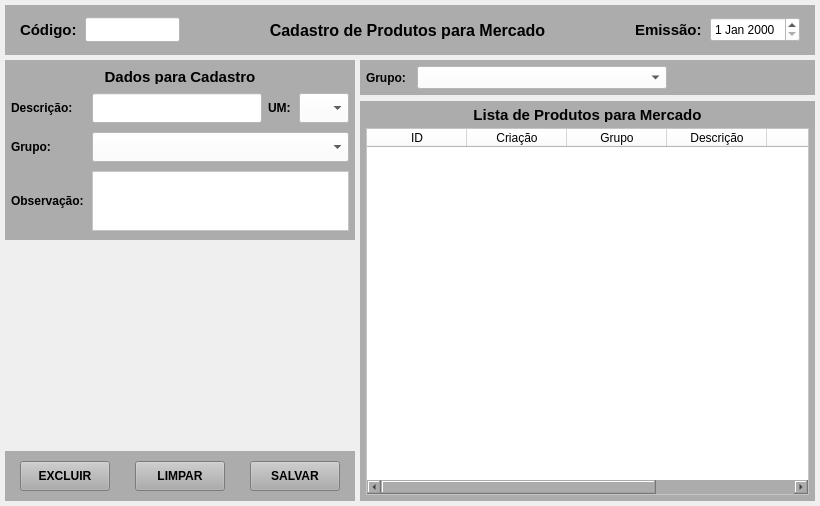
<?xml version="1.0" encoding="UTF-8"?>
<ui version="4.0">
 <class>MainWindow</class>
 <widget class="QMainWindow" name="MainWindow">
  <property name="geometry">
   <rect>
    <x>0</x>
    <y>0</y>
    <width>820</width>
    <height>506</height>
   </rect>
  </property>
  <property name="windowTitle">
   <string>Cadastro de Produtos para Mercado</string>
  </property>
  <widget class="QWidget" name="centralwidget">
   <layout class="QVBoxLayout" name="verticalLayout">
    <property name="spacing">
     <number>5</number>
    </property>
    <property name="leftMargin">
     <number>5</number>
    </property>
    <property name="topMargin">
     <number>5</number>
    </property>
    <property name="rightMargin">
     <number>5</number>
    </property>
    <property name="bottomMargin">
     <number>5</number>
    </property>
    <item>
     <widget class="QWidget" name="widget" native="true">
      <property name="minimumSize">
       <size>
        <width>0</width>
        <height>50</height>
       </size>
      </property>
      <property name="maximumSize">
       <size>
        <width>16777215</width>
        <height>50</height>
       </size>
      </property>
      <property name="styleSheet">
       <string notr="true">background-color: rgb(172, 172, 172);</string>
      </property>
      <layout class="QHBoxLayout" name="horizontalLayout">
       <property name="spacing">
        <number>5</number>
       </property>
       <property name="leftMargin">
        <number>15</number>
       </property>
       <property name="topMargin">
        <number>5</number>
       </property>
       <property name="rightMargin">
        <number>15</number>
       </property>
       <property name="bottomMargin">
        <number>5</number>
       </property>
       <item>
        <widget class="QLabel" name="label_4">
         <property name="minimumSize">
          <size>
           <width>60</width>
           <height>0</height>
          </size>
         </property>
         <property name="maximumSize">
          <size>
           <width>60</width>
           <height>16777215</height>
          </size>
         </property>
         <property name="font">
          <font>
           <pointsize>11</pointsize>
           <weight>75</weight>
           <bold>true</bold>
          </font>
         </property>
         <property name="text">
          <string>Código:</string>
         </property>
         <property name="alignment">
          <set>Qt::AlignLeading|Qt::AlignLeft|Qt::AlignVCenter</set>
         </property>
        </widget>
       </item>
       <item>
        <widget class="QLineEdit" name="line_Num">
         <property name="sizePolicy">
          <sizepolicy hsizetype="Preferred" vsizetype="Preferred">
           <horstretch>0</horstretch>
           <verstretch>0</verstretch>
          </sizepolicy>
         </property>
         <property name="minimumSize">
          <size>
           <width>95</width>
           <height>25</height>
          </size>
         </property>
         <property name="maximumSize">
          <size>
           <width>95</width>
           <height>25</height>
          </size>
         </property>
         <property name="font">
          <font>
           <pointsize>9</pointsize>
          </font>
         </property>
         <property name="styleSheet">
          <string notr="true">background-color: rgb(255, 255, 255);</string>
         </property>
         <property name="inputMask">
          <string/>
         </property>
         <property name="text">
          <string/>
         </property>
         <property name="frame">
          <bool>true</bool>
         </property>
         <property name="echoMode">
          <enum>QLineEdit::Normal</enum>
         </property>
         <property name="alignment">
          <set>Qt::AlignCenter</set>
         </property>
         <property name="dragEnabled">
          <bool>false</bool>
         </property>
         <property name="placeholderText">
          <string/>
         </property>
        </widget>
       </item>
       <item>
        <widget class="QLabel" name="label_titulo">
         <property name="font">
          <font>
           <pointsize>12</pointsize>
           <weight>75</weight>
           <bold>true</bold>
          </font>
         </property>
         <property name="text">
          <string>Cadastro de Produtos para Mercado</string>
         </property>
         <property name="alignment">
          <set>Qt::AlignCenter</set>
         </property>
        </widget>
       </item>
       <item>
        <widget class="QLabel" name="label">
         <property name="minimumSize">
          <size>
           <width>70</width>
           <height>0</height>
          </size>
         </property>
         <property name="maximumSize">
          <size>
           <width>70</width>
           <height>16777215</height>
          </size>
         </property>
         <property name="font">
          <font>
           <pointsize>11</pointsize>
           <weight>75</weight>
           <bold>true</bold>
          </font>
         </property>
         <property name="text">
          <string>Emissão:</string>
         </property>
        </widget>
       </item>
       <item>
        <widget class="QDateEdit" name="date_Emissao">
         <property name="sizePolicy">
          <sizepolicy hsizetype="Preferred" vsizetype="Preferred">
           <horstretch>0</horstretch>
           <verstretch>0</verstretch>
          </sizepolicy>
         </property>
         <property name="minimumSize">
          <size>
           <width>90</width>
           <height>25</height>
          </size>
         </property>
         <property name="maximumSize">
          <size>
           <width>90</width>
           <height>25</height>
          </size>
         </property>
         <property name="font">
          <font>
           <pointsize>9</pointsize>
           <weight>50</weight>
           <bold>false</bold>
          </font>
         </property>
         <property name="styleSheet">
          <string notr="true">background-color: rgb(255, 255, 255);</string>
         </property>
        </widget>
       </item>
      </layout>
     </widget>
    </item>
    <item>
     <widget class="QWidget" name="widget_2" native="true">
      <layout class="QGridLayout" name="gridLayout" columnstretch="0,0">
       <property name="leftMargin">
        <number>0</number>
       </property>
       <property name="topMargin">
        <number>0</number>
       </property>
       <property name="rightMargin">
        <number>0</number>
       </property>
       <property name="bottomMargin">
        <number>0</number>
       </property>
       <property name="spacing">
        <number>5</number>
       </property>
       <item row="0" column="0">
        <widget class="QWidget" name="widget_3" native="true">
         <property name="minimumSize">
          <size>
           <width>350</width>
           <height>0</height>
          </size>
         </property>
         <property name="maximumSize">
          <size>
           <width>350</width>
           <height>16777215</height>
          </size>
         </property>
         <layout class="QGridLayout" name="gridLayout_2">
          <property name="leftMargin">
           <number>0</number>
          </property>
          <property name="topMargin">
           <number>0</number>
          </property>
          <property name="rightMargin">
           <number>0</number>
          </property>
          <property name="bottomMargin">
           <number>0</number>
          </property>
          <property name="horizontalSpacing">
           <number>0</number>
          </property>
          <property name="verticalSpacing">
           <number>5</number>
          </property>
          <item row="2" column="0">
           <widget class="QWidget" name="widget_6" native="true">
            <property name="minimumSize">
             <size>
              <width>0</width>
              <height>50</height>
             </size>
            </property>
            <property name="maximumSize">
             <size>
              <width>16777215</width>
              <height>50</height>
             </size>
            </property>
            <property name="styleSheet">
             <string notr="true">background-color: rgb(172, 172, 172);</string>
            </property>
            <layout class="QHBoxLayout" name="horizontalLayout_2">
             <property name="spacing">
              <number>5</number>
             </property>
             <property name="leftMargin">
              <number>15</number>
             </property>
             <property name="topMargin">
              <number>5</number>
             </property>
             <property name="rightMargin">
              <number>15</number>
             </property>
             <property name="bottomMargin">
              <number>5</number>
             </property>
             <item>
              <widget class="QPushButton" name="btn_Excluir">
               <property name="sizePolicy">
                <sizepolicy hsizetype="Preferred" vsizetype="Preferred">
                 <horstretch>0</horstretch>
                 <verstretch>0</verstretch>
                </sizepolicy>
               </property>
               <property name="minimumSize">
                <size>
                 <width>90</width>
                 <height>30</height>
                </size>
               </property>
               <property name="maximumSize">
                <size>
                 <width>90</width>
                 <height>30</height>
                </size>
               </property>
               <property name="font">
                <font>
                 <pointsize>9</pointsize>
                 <weight>75</weight>
                 <bold>true</bold>
                </font>
               </property>
               <property name="cursor">
                <cursorShape>PointingHandCursor</cursorShape>
               </property>
               <property name="text">
                <string>EXCLUIR</string>
               </property>
              </widget>
             </item>
             <item>
              <widget class="QLabel" name="label_2">
               <property name="text">
                <string/>
               </property>
              </widget>
             </item>
             <item>
              <widget class="QPushButton" name="btn_Limpar">
               <property name="sizePolicy">
                <sizepolicy hsizetype="Preferred" vsizetype="Preferred">
                 <horstretch>0</horstretch>
                 <verstretch>0</verstretch>
                </sizepolicy>
               </property>
               <property name="minimumSize">
                <size>
                 <width>90</width>
                 <height>30</height>
                </size>
               </property>
               <property name="maximumSize">
                <size>
                 <width>90</width>
                 <height>30</height>
                </size>
               </property>
               <property name="font">
                <font>
                 <pointsize>9</pointsize>
                 <weight>75</weight>
                 <bold>true</bold>
                </font>
               </property>
               <property name="cursor">
                <cursorShape>PointingHandCursor</cursorShape>
               </property>
               <property name="text">
                <string>LIMPAR</string>
               </property>
              </widget>
             </item>
             <item>
              <widget class="QLabel" name="label_3">
               <property name="text">
                <string/>
               </property>
              </widget>
             </item>
             <item>
              <widget class="QPushButton" name="btn_Salvar">
               <property name="sizePolicy">
                <sizepolicy hsizetype="Preferred" vsizetype="Preferred">
                 <horstretch>0</horstretch>
                 <verstretch>0</verstretch>
                </sizepolicy>
               </property>
               <property name="minimumSize">
                <size>
                 <width>90</width>
                 <height>30</height>
                </size>
               </property>
               <property name="maximumSize">
                <size>
                 <width>90</width>
                 <height>30</height>
                </size>
               </property>
               <property name="font">
                <font>
                 <pointsize>9</pointsize>
                 <weight>75</weight>
                 <bold>true</bold>
                </font>
               </property>
               <property name="cursor">
                <cursorShape>PointingHandCursor</cursorShape>
               </property>
               <property name="text">
                <string>SALVAR</string>
               </property>
              </widget>
             </item>
            </layout>
           </widget>
          </item>
          <item row="0" column="0">
           <widget class="QWidget" name="widget_5" native="true">
            <property name="minimumSize">
             <size>
              <width>0</width>
              <height>150</height>
             </size>
            </property>
            <property name="maximumSize">
             <size>
              <width>16777215</width>
              <height>180</height>
             </size>
            </property>
            <property name="cursor">
             <cursorShape>ArrowCursor</cursorShape>
            </property>
            <property name="styleSheet">
             <string notr="true">background-color: rgb(172, 172, 172);</string>
            </property>
            <layout class="QVBoxLayout" name="verticalLayout_4">
             <property name="spacing">
              <number>6</number>
             </property>
             <property name="leftMargin">
              <number>6</number>
             </property>
             <property name="topMargin">
              <number>6</number>
             </property>
             <property name="rightMargin">
              <number>6</number>
             </property>
             <property name="bottomMargin">
              <number>6</number>
             </property>
             <item>
              <widget class="QLabel" name="label_titulo_2">
               <property name="minimumSize">
                <size>
                 <width>0</width>
                 <height>15</height>
                </size>
               </property>
               <property name="maximumSize">
                <size>
                 <width>16777215</width>
                 <height>15</height>
                </size>
               </property>
               <property name="font">
                <font>
                 <pointsize>11</pointsize>
                 <weight>75</weight>
                 <bold>true</bold>
                </font>
               </property>
               <property name="text">
                <string>Dados para Cadastro</string>
               </property>
               <property name="alignment">
                <set>Qt::AlignCenter</set>
               </property>
              </widget>
             </item>
             <item>
              <widget class="QWidget" name="widget_8" native="true">
               <property name="minimumSize">
                <size>
                 <width>0</width>
                 <height>25</height>
                </size>
               </property>
               <property name="maximumSize">
                <size>
                 <width>16777215</width>
                 <height>30</height>
                </size>
               </property>
               <layout class="QHBoxLayout" name="horizontalLayout_4">
                <property name="leftMargin">
                 <number>0</number>
                </property>
                <property name="topMargin">
                 <number>0</number>
                </property>
                <property name="rightMargin">
                 <number>0</number>
                </property>
                <property name="bottomMargin">
                 <number>0</number>
                </property>
                <item>
                 <widget class="QLabel" name="label_24">
                  <property name="minimumSize">
                   <size>
                    <width>75</width>
                    <height>0</height>
                   </size>
                  </property>
                  <property name="maximumSize">
                   <size>
                    <width>75</width>
                    <height>16777215</height>
                   </size>
                  </property>
                  <property name="font">
                   <font>
                    <pointsize>9</pointsize>
                    <weight>75</weight>
                    <bold>true</bold>
                   </font>
                  </property>
                  <property name="text">
                   <string>Descrição:</string>
                  </property>
                  <property name="alignment">
                   <set>Qt::AlignLeading|Qt::AlignLeft|Qt::AlignVCenter</set>
                  </property>
                 </widget>
                </item>
                <item>
                 <widget class="QLineEdit" name="line_Descricao">
                  <property name="sizePolicy">
                   <sizepolicy hsizetype="Preferred" vsizetype="Preferred">
                    <horstretch>0</horstretch>
                    <verstretch>0</verstretch>
                   </sizepolicy>
                  </property>
                  <property name="minimumSize">
                   <size>
                    <width>0</width>
                    <height>0</height>
                   </size>
                  </property>
                  <property name="maximumSize">
                   <size>
                    <width>16777215</width>
                    <height>16777215</height>
                   </size>
                  </property>
                  <property name="font">
                   <font>
                    <pointsize>9</pointsize>
                   </font>
                  </property>
                  <property name="styleSheet">
                   <string notr="true">background-color: rgb(255, 255, 255);</string>
                  </property>
                  <property name="text">
                   <string/>
                  </property>
                  <property name="maxLength">
                   <number>45</number>
                  </property>
                  <property name="alignment">
                   <set>Qt::AlignLeading|Qt::AlignLeft|Qt::AlignVCenter</set>
                  </property>
                 </widget>
                </item>
                <item>
                 <widget class="QLabel" name="label_11">
                  <property name="minimumSize">
                   <size>
                    <width>25</width>
                    <height>0</height>
                   </size>
                  </property>
                  <property name="maximumSize">
                   <size>
                    <width>25</width>
                    <height>16777215</height>
                   </size>
                  </property>
                  <property name="font">
                   <font>
                    <pointsize>9</pointsize>
                    <weight>75</weight>
                    <bold>true</bold>
                   </font>
                  </property>
                  <property name="text">
                   <string>UM:</string>
                  </property>
                 </widget>
                </item>
                <item>
                 <widget class="QComboBox" name="combo_UM">
                  <property name="sizePolicy">
                   <sizepolicy hsizetype="Preferred" vsizetype="Preferred">
                    <horstretch>0</horstretch>
                    <verstretch>0</verstretch>
                   </sizepolicy>
                  </property>
                  <property name="minimumSize">
                   <size>
                    <width>50</width>
                    <height>0</height>
                   </size>
                  </property>
                  <property name="maximumSize">
                   <size>
                    <width>50</width>
                    <height>16777215</height>
                   </size>
                  </property>
                  <property name="font">
                   <font>
                    <pointsize>9</pointsize>
                    <weight>50</weight>
                    <bold>false</bold>
                   </font>
                  </property>
                  <property name="styleSheet">
                   <string notr="true">background-color: rgb(255, 255, 255);</string>
                  </property>
                  <item>
                   <property name="text">
                    <string/>
                   </property>
                  </item>
                  <item>
                   <property name="text">
                    <string>UN</string>
                   </property>
                  </item>
                  <item>
                   <property name="text">
                    <string>LT</string>
                   </property>
                  </item>
                  <item>
                   <property name="text">
                    <string>KG</string>
                   </property>
                  </item>
                  <item>
                   <property name="text">
                    <string>MT</string>
                   </property>
                  </item>
                  <item>
                   <property name="text">
                    <string>CT</string>
                   </property>
                  </item>
                  <item>
                   <property name="text">
                    <string>GR</string>
                   </property>
                  </item>
                 </widget>
                </item>
               </layout>
              </widget>
             </item>
             <item>
              <widget class="QWidget" name="widget_10" native="true">
               <property name="minimumSize">
                <size>
                 <width>0</width>
                 <height>25</height>
                </size>
               </property>
               <property name="maximumSize">
                <size>
                 <width>16777215</width>
                 <height>30</height>
                </size>
               </property>
               <layout class="QHBoxLayout" name="horizontalLayout_5">
                <property name="leftMargin">
                 <number>0</number>
                </property>
                <property name="topMargin">
                 <number>0</number>
                </property>
                <property name="rightMargin">
                 <number>0</number>
                </property>
                <property name="bottomMargin">
                 <number>0</number>
                </property>
                <item>
                 <widget class="QLabel" name="label_13">
                  <property name="minimumSize">
                   <size>
                    <width>75</width>
                    <height>0</height>
                   </size>
                  </property>
                  <property name="maximumSize">
                   <size>
                    <width>75</width>
                    <height>16777215</height>
                   </size>
                  </property>
                  <property name="font">
                   <font>
                    <pointsize>9</pointsize>
                    <weight>75</weight>
                    <bold>true</bold>
                   </font>
                  </property>
                  <property name="text">
                   <string>Grupo:</string>
                  </property>
                 </widget>
                </item>
                <item>
                 <widget class="QComboBox" name="combo_Grupo">
                  <property name="sizePolicy">
                   <sizepolicy hsizetype="Preferred" vsizetype="Preferred">
                    <horstretch>0</horstretch>
                    <verstretch>0</verstretch>
                   </sizepolicy>
                  </property>
                  <property name="minimumSize">
                   <size>
                    <width>0</width>
                    <height>0</height>
                   </size>
                  </property>
                  <property name="maximumSize">
                   <size>
                    <width>16777215</width>
                    <height>16777215</height>
                   </size>
                  </property>
                  <property name="font">
                   <font>
                    <pointsize>9</pointsize>
                    <weight>50</weight>
                    <bold>false</bold>
                   </font>
                  </property>
                  <property name="styleSheet">
                   <string notr="true">background-color: rgb(255, 255, 255);</string>
                  </property>
                  <item>
                   <property name="text">
                    <string/>
                   </property>
                  </item>
                 </widget>
                </item>
               </layout>
              </widget>
             </item>
             <item>
              <widget class="QWidget" name="widget_9" native="true">
               <property name="minimumSize">
                <size>
                 <width>0</width>
                 <height>50</height>
                </size>
               </property>
               <property name="maximumSize">
                <size>
                 <width>16777215</width>
                 <height>60</height>
                </size>
               </property>
               <layout class="QHBoxLayout" name="horizontalLayout_3">
                <property name="leftMargin">
                 <number>0</number>
                </property>
                <property name="topMargin">
                 <number>0</number>
                </property>
                <property name="rightMargin">
                 <number>0</number>
                </property>
                <property name="bottomMargin">
                 <number>0</number>
                </property>
                <item>
                 <widget class="QLabel" name="label_28">
                  <property name="minimumSize">
                   <size>
                    <width>75</width>
                    <height>0</height>
                   </size>
                  </property>
                  <property name="maximumSize">
                   <size>
                    <width>75</width>
                    <height>16777215</height>
                   </size>
                  </property>
                  <property name="font">
                   <font>
                    <pointsize>9</pointsize>
                    <weight>75</weight>
                    <bold>true</bold>
                   </font>
                  </property>
                  <property name="text">
                   <string>Observação:</string>
                  </property>
                  <property name="alignment">
                   <set>Qt::AlignLeading|Qt::AlignLeft|Qt::AlignVCenter</set>
                  </property>
                 </widget>
                </item>
                <item>
                 <widget class="QPlainTextEdit" name="plain_Obs">
                  <property name="sizePolicy">
                   <sizepolicy hsizetype="Preferred" vsizetype="Preferred">
                    <horstretch>0</horstretch>
                    <verstretch>0</verstretch>
                   </sizepolicy>
                  </property>
                  <property name="minimumSize">
                   <size>
                    <width>0</width>
                    <height>0</height>
                   </size>
                  </property>
                  <property name="maximumSize">
                   <size>
                    <width>16777215</width>
                    <height>16777215</height>
                   </size>
                  </property>
                  <property name="font">
                   <font>
                    <pointsize>9</pointsize>
                   </font>
                  </property>
                  <property name="styleSheet">
                   <string notr="true">background-color: rgb(255, 255, 255);</string>
                  </property>
                 </widget>
                </item>
               </layout>
              </widget>
             </item>
            </layout>
           </widget>
          </item>
          <item row="1" column="0">
           <widget class="QWidget" name="widget_7" native="true">
            <property name="minimumSize">
             <size>
              <width>0</width>
              <height>0</height>
             </size>
            </property>
            <property name="maximumSize">
             <size>
              <width>16777215</width>
              <height>16777215</height>
             </size>
            </property>
           </widget>
          </item>
         </layout>
        </widget>
       </item>
       <item row="0" column="1">
        <widget class="QWidget" name="widget_11" native="true">
         <layout class="QVBoxLayout" name="verticalLayout_3">
          <property name="leftMargin">
           <number>0</number>
          </property>
          <property name="topMargin">
           <number>0</number>
          </property>
          <property name="rightMargin">
           <number>0</number>
          </property>
          <property name="bottomMargin">
           <number>0</number>
          </property>
          <item>
           <widget class="QWidget" name="widget_12" native="true">
            <property name="minimumSize">
             <size>
              <width>0</width>
              <height>35</height>
             </size>
            </property>
            <property name="maximumSize">
             <size>
              <width>16777215</width>
              <height>35</height>
             </size>
            </property>
            <property name="styleSheet">
             <string notr="true">background-color: rgb(172, 172, 172);</string>
            </property>
            <layout class="QHBoxLayout" name="horizontalLayout_6">
             <property name="leftMargin">
              <number>6</number>
             </property>
             <property name="topMargin">
              <number>6</number>
             </property>
             <property name="rightMargin">
              <number>6</number>
             </property>
             <property name="bottomMargin">
              <number>6</number>
             </property>
             <item>
              <widget class="QLabel" name="label_9">
               <property name="minimumSize">
                <size>
                 <width>45</width>
                 <height>0</height>
                </size>
               </property>
               <property name="maximumSize">
                <size>
                 <width>45</width>
                 <height>16777215</height>
                </size>
               </property>
               <property name="font">
                <font>
                 <pointsize>9</pointsize>
                 <weight>75</weight>
                 <bold>true</bold>
                </font>
               </property>
               <property name="text">
                <string>Grupo:</string>
               </property>
              </widget>
             </item>
             <item>
              <widget class="QComboBox" name="combo_Consulta_Grupo">
               <property name="sizePolicy">
                <sizepolicy hsizetype="Preferred" vsizetype="Preferred">
                 <horstretch>0</horstretch>
                 <verstretch>0</verstretch>
                </sizepolicy>
               </property>
               <property name="minimumSize">
                <size>
                 <width>250</width>
                 <height>0</height>
                </size>
               </property>
               <property name="maximumSize">
                <size>
                 <width>16777215</width>
                 <height>16777215</height>
                </size>
               </property>
               <property name="font">
                <font>
                 <pointsize>9</pointsize>
                </font>
               </property>
               <property name="styleSheet">
                <string notr="true">background-color: rgb(255, 255, 255);</string>
               </property>
               <item>
                <property name="text">
                 <string/>
                </property>
               </item>
              </widget>
             </item>
             <item>
              <widget class="QLabel" name="label_7">
               <property name="minimumSize">
                <size>
                 <width>0</width>
                 <height>0</height>
                </size>
               </property>
               <property name="maximumSize">
                <size>
                 <width>16777215</width>
                 <height>16777215</height>
                </size>
               </property>
               <property name="text">
                <string/>
               </property>
              </widget>
             </item>
            </layout>
           </widget>
          </item>
          <item>
           <widget class="QWidget" name="widget_4" native="true">
            <property name="styleSheet">
             <string notr="true">background-color: rgb(172, 172, 172);</string>
            </property>
            <layout class="QVBoxLayout" name="verticalLayout_2">
             <property name="spacing">
              <number>6</number>
             </property>
             <property name="leftMargin">
              <number>6</number>
             </property>
             <property name="topMargin">
              <number>6</number>
             </property>
             <property name="rightMargin">
              <number>6</number>
             </property>
             <property name="bottomMargin">
              <number>6</number>
             </property>
             <item>
              <widget class="QLabel" name="label_5">
               <property name="minimumSize">
                <size>
                 <width>0</width>
                 <height>15</height>
                </size>
               </property>
               <property name="maximumSize">
                <size>
                 <width>16777215</width>
                 <height>15</height>
                </size>
               </property>
               <property name="font">
                <font>
                 <pointsize>11</pointsize>
                 <weight>75</weight>
                 <bold>true</bold>
                </font>
               </property>
               <property name="text">
                <string>Lista de Produtos para Mercado</string>
               </property>
               <property name="alignment">
                <set>Qt::AlignCenter</set>
               </property>
              </widget>
             </item>
             <item>
              <widget class="QTableWidget" name="table_Lista">
               <property name="sizePolicy">
                <sizepolicy hsizetype="Preferred" vsizetype="Preferred">
                 <horstretch>0</horstretch>
                 <verstretch>0</verstretch>
                </sizepolicy>
               </property>
               <property name="font">
                <font>
                 <pointsize>7</pointsize>
                </font>
               </property>
               <property name="styleSheet">
                <string notr="true">background-color: rgb(255, 255, 255);</string>
               </property>
               <attribute name="verticalHeaderDefaultSectionSize">
                <number>0</number>
               </attribute>
               <attribute name="verticalHeaderMinimumSectionSize">
                <number>0</number>
               </attribute>
               <column>
                <property name="text">
                 <string>ID</string>
                </property>
               </column>
               <column>
                <property name="text">
                 <string>Criação</string>
                </property>
               </column>
               <column>
                <property name="text">
                 <string>Grupo</string>
                </property>
               </column>
               <column>
                <property name="text">
                 <string>Descrição</string>
                </property>
               </column>
               <column>
                <property name="text">
                 <string>Um</string>
                </property>
               </column>
               <column>
                <property name="text">
                 <string>Obs</string>
                </property>
               </column>
              </widget>
             </item>
            </layout>
           </widget>
          </item>
         </layout>
        </widget>
       </item>
      </layout>
     </widget>
    </item>
   </layout>
  </widget>
 </widget>
 <resources/>
 <connections/>
</ui>
